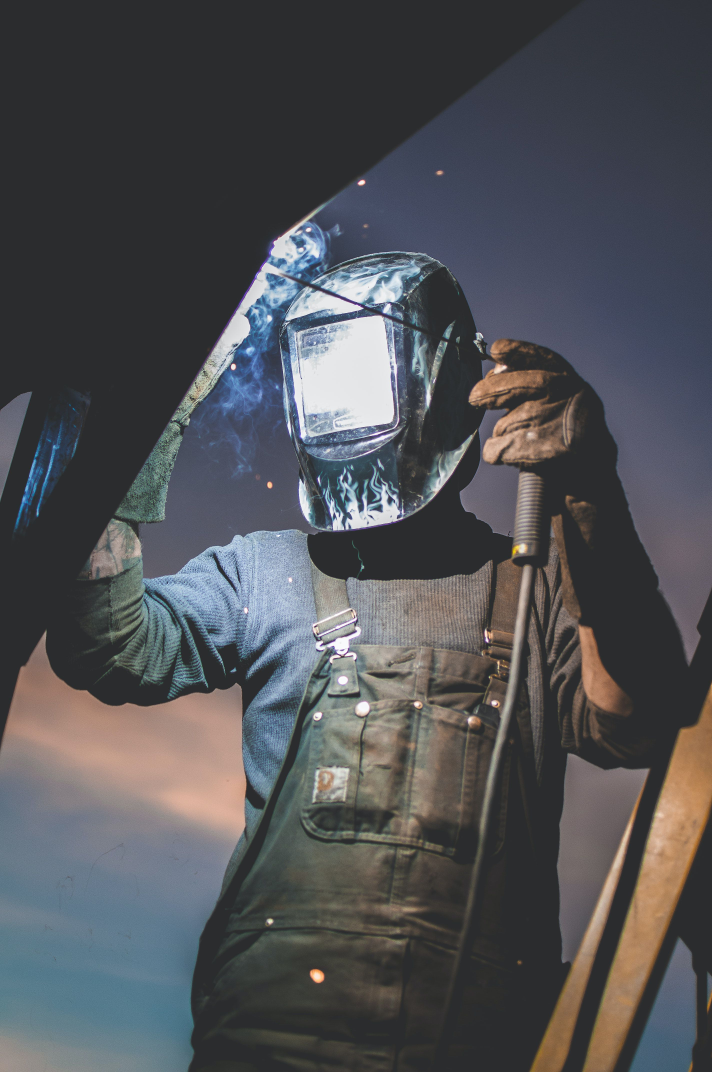
#> input picture 5.jpg, 2848 x 4288 px (shown at 1/4 size)
$ python script.py
#> lines starting #> are read from the running program, lines starting #| are printed output that depends on the picture; after the words box and inside, x2 and y2 are one past the last pixel; in counts of white or black regions, pixels touching at a corner belong together
#> the answer given: 5.jpg
#> the answer given: 6.jpg
### transformations.py
# Nombre: Brayan Andres Ortiz Gonzalez
# ID: 360727
# Correo: brayan.ortizg@upb.edu.co

import cv2 as cv
import numpy as np
import matplotlib.pyplot as plt
import os

def transformation(path_1, path_2):
    # Esta sección lo que hace es leer los argumentos de la función, es decir, la ruta de las imágenes.
#> called with path_1 = '5.jpg', path_2 = '6.jpg'
    img_bgr = cv.imread(path_1)
#> img_bgr is the input picture: shape (4288, 2848, 3); mean B, G, R 85.3, 81.4, 80.3
    img2_bgr = cv.imread(path_2)
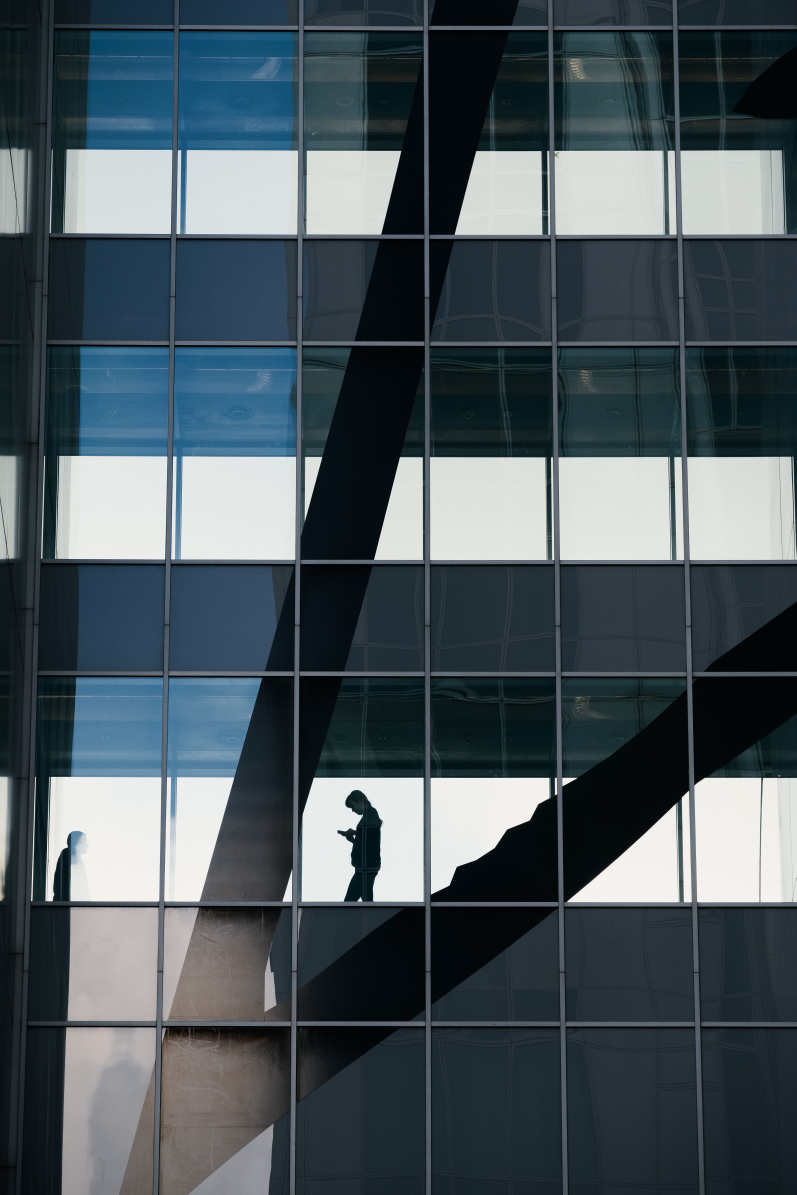
#> input picture 6.jpg, 3982 x 5973 px (shown at 1/5 size)
#> img2_bgr is the input picture: shape (5973, 3982, 3); mean B, G, R 93.7, 87, 74.8

    # Aquí se hace el cambio de BGR a RGB.
    img_rgb = cv.cvtColor(img_bgr, cv.COLOR_BGR2RGB)
    img2_rgb = cv.cvtColor(img2_bgr, cv.COLOR_BGR2RGB)

    # Redimensionamiento de las imágenes.
    rsz_img1= cv.resize(img_rgb, (500,500))
    rsz_img2= cv.resize(img2_rgb, (500,500))
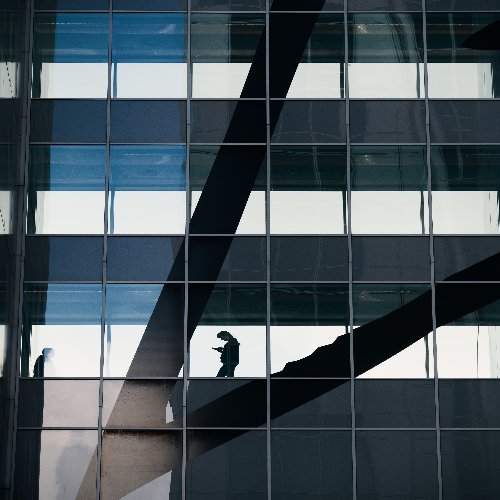
#> rsz_img2: shape (500, 500, 3); mean R, G, B 74.7, 86.8, 93.5

    # Cambio de la escala de colores a escala de grises.
    img_gray = cv.cvtColor(rsz_img1, cv.COLOR_RGB2GRAY)
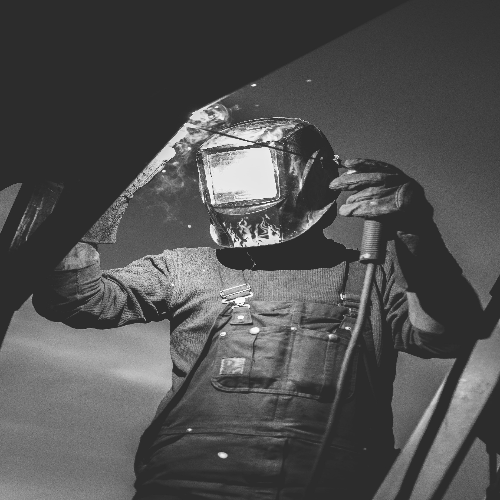
#> img_gray: shape (500, 500); min 31, max 254, mean 81.5

    # Filtrado y máscara.
    retval, img_mask = cv.threshold(img_gray, 130, 255, cv.THRESH_BINARY)
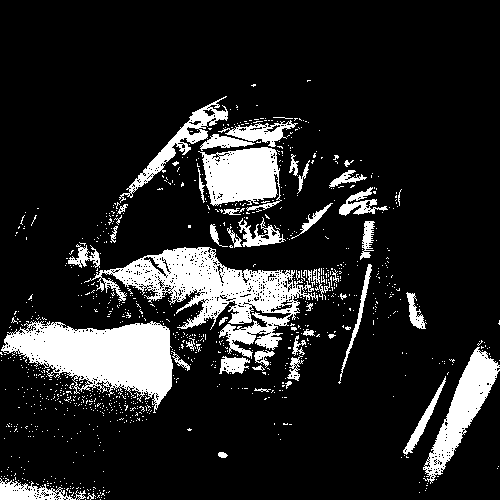
#> img_mask: shape (500, 500); 14.5% white; 997 white regions (948 under 20 px), largest, box (x1, y1, x2, y2) and area: (84, 247, 318, 359) 8849, (1, 321, 173, 413) 8633, (198, 147, 282, 211) 3668
    img_mask_inv = cv.bitwise_not(img_mask)
    img_background = cv.bitwise_and(rsz_img2, rsz_img2, mask=img_mask)
    img_foreground = cv.bitwise_and(rsz_img1, rsz_img1, mask=img_mask_inv)

    # Imagen resultante.
    result = cv.add(img_background,img_foreground)

    # Dibujo de un rectangulo en la imagen resultante.
    cv.rectangle(result, (110, 70),(370, 350),(0, 255, 0), 3)
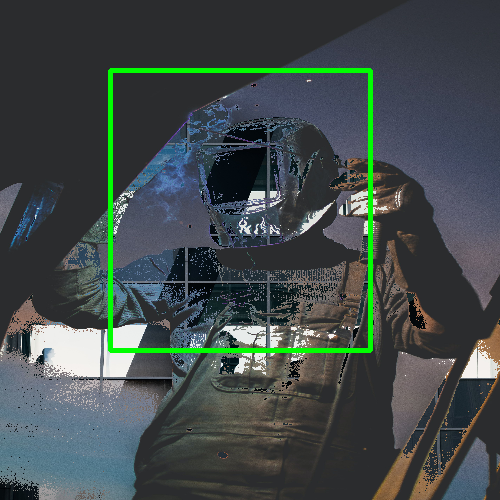
#> result: shape (500, 500, 3); mean R, G, B 65.7, 74.8, 74.6

    # Modificación de brillo de la imagen resultante.
    matrix = np.ones(rsz_img1.shape, dtype='uint8')*50
    img_rgb_darker = cv.subtract(result, matrix)

    # Modificación de contraste de la imagen a la que se le modifico el brillo.
    matrix2 = np.ones(rsz_img1.shape) * 1.2
    img_rgb_brighter = np.uint8(cv.multiply(np.float64(img_rgb_darker), matrix2))
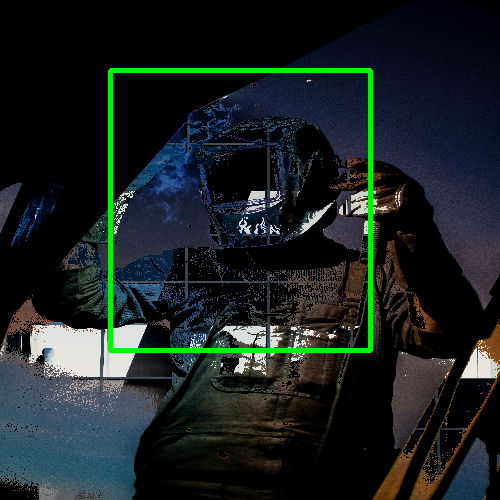
#> img_rgb_brighter: shape (500, 500, 3); mean R, G, B 25.9, 34.1, 33.9

    # Imagen resultante con todas las transformaciones.
    final_img = cv.rotate(img_rgb_brighter, cv.ROTATE_90_CLOCKWISE)
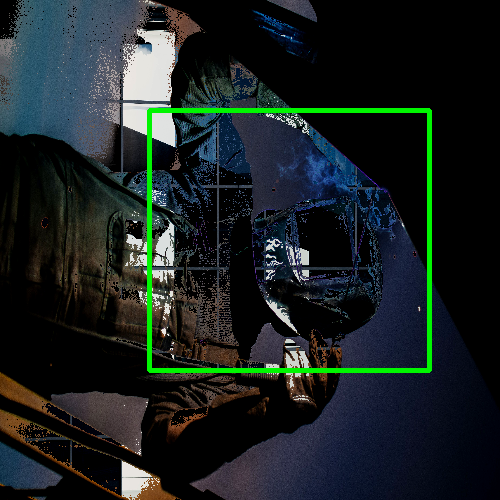
#> final_img: shape (500, 500, 3); mean R, G, B 25.9, 34.1, 33.9

    # Se crea la carpeta dónde se almacenará la imagen resultante..
    folder = os.mkdir('Resultados')

    # Creación del archivo con extensión .png
    new_img = cv.imwrite("Resultados/Final_Image.png", final_img[:,:,::-1])
    return cv.imshow('Final Image', final_img), cv.waitKey(0)
#> (key Esc is pressed here)

### script.py
# Nombre: Brayan Andres Ortiz Gonzalez
# ID: 360727
# Correo: brayan.ortizg@upb.edu.co

import cv2 as cv
import numpy as np
import matplotlib.pyplot as plt
from transformations import transformation


path1 = input('Ingrese la dirección de la primera imagen: ')
path2 = input('Ingrese la dirección de la segunda imagen: ')

transformation(path1, path2)
